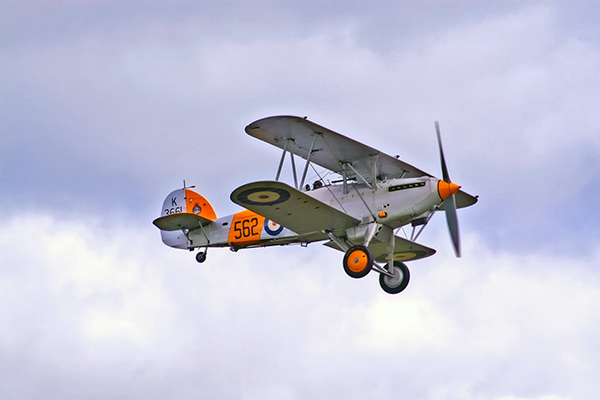
#> input picture ch_1/figure/fig/airplane.bmp, 600 x 400 px; the run also reads 1 picture not shown here
$ jupyter execute --allow-errors '0426_배경에 합성하기, 마스크 만들기, alpha 이미지.ipynb'
#> lines starting #> are read from the running program, lines starting #| are printed output that depends on the picture; after the words box and inside, x2 and y2 are one past the last pixel; in counts of white or black regions, pixels touching at a corner belong together
[cell 1]
import numpy as np
import cv2
import sys
import os
import glob

import matplotlib.pyplot as plt

[cell 2]
src = cv2.imread('../ch_1/figure/fig/airplane.bmp')
#> src is the input picture: shape (400, 600, 3); mean B, G, R 217.1, 197.6, 196.8
mask = cv2.imread('../ch_1/figure/fig/mask_plane.bmp')
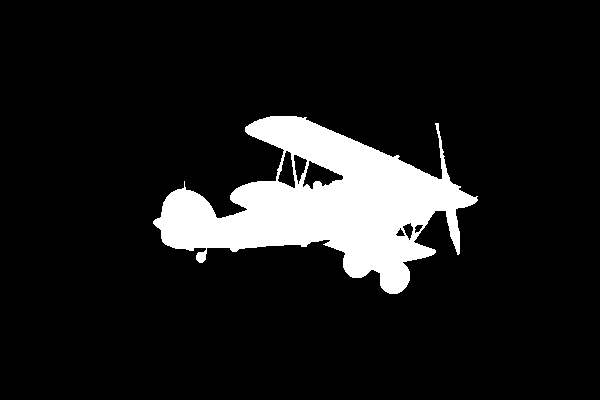
#> input picture ch_1/figure/fig/mask_plane.bmp, 600 x 400 px
#> mask is the input picture: shape (400, 600, 3); 10.8% white; 1 white region, box (x1, y1, x2, y2) and area: (153, 116, 478, 294) 25896
dst = cv2.imread('../ch_1/figure/fig/field.bmp')
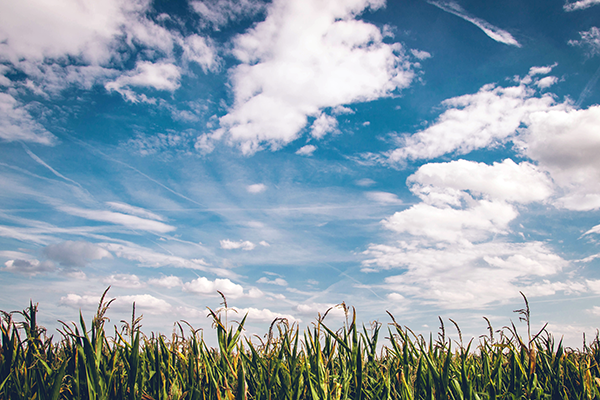
#> input picture ch_1/figure/fig/field.bmp, 600 x 400 px
#> dst is the input picture: shape (400, 600, 3); mean B, G, R 173.2, 160.3, 141.8

if src is None or mask is None or dst is None:
    print('failed')
    sys.exit()

cv2.copyTo(src, mask, dst)                        # 비행기 사진이 배경 사진으로 옮겨짐
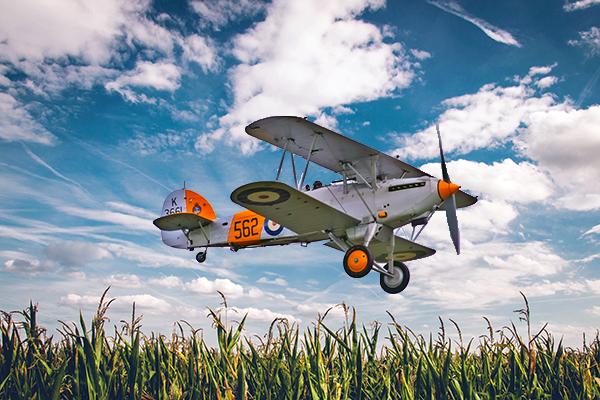
#> dst: shape (400, 600, 3); 10.79% of pixels changed, all inside (x1, y1, x2, y2) = (153, 116, 478, 294)
        #  소스영상, 마스크, input                # copyTo는 모든 사진의 크기가 같아야한다.

dst1 = cv2.copyTo(src, mask)
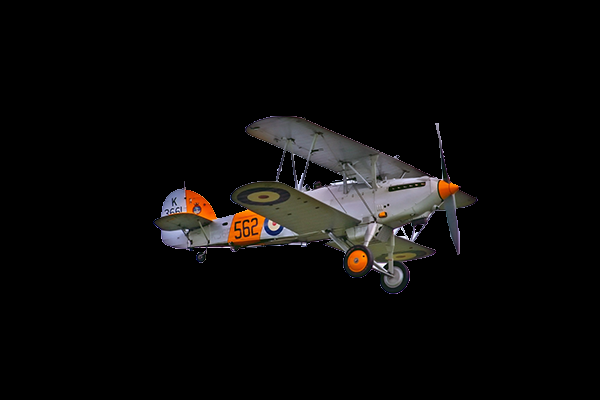
#> dst1: shape (400, 600, 3); mean B, G, R 9.5, 10.2, 11.3

cv2.imshow('src', src)
cv2.imshow('mask', mask)
cv2.imshow('dst', dst)
cv2.imshow('dst1', dst1)

cv2.waitKey()
cv2.destroyAllWindows()

[cell 3]
## 마스크 만들어서 합성

src = cv2.imread('../ch_1/figure/fig/cow.png')
dst = cv2.imread('../ch_1/figure/fig/green.png')

#> (the rest of this cell did not finish here and is left out)

[cell 4]
## 배경(사이즈가 큼)에 소(작은 사이즈를 그대로) 합성하기

src = cv2.imread('../ch_1/figure/fig/cow.png')
dst = cv2.imread('../ch_1/figure/fig/green.png')

#> (the rest of this cell did not finish here and is left out)

[cell 5]
## 알파채널을 이용한 마스크

src = cv2.imread('../ch_1/figure/fig/puppy.bmp')
sunglass_4 = cv2.imread('../ch_1/figure/fig/imgbin_sunglasses_1.png',
                     cv2.IMREAD_UNCHANGED)                           # sunglass에는 alpha 채널이 있음. IMREAD_UNCHANGED : 알파채널

# print(src.shape)
# print(sunglass.shape)

sunglass_4 = cv2.resize(sunglass_4, (300, 150))
#> sunglass_4: shape (150, 300, 4)

sunglass = sunglass_4[:, :, 0:3]                      # 영상
#> sunglass: shape (150, 300, 3); every value is 0

mask = sunglass_4[:, :, -1]                           # 마스크
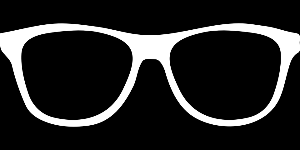
#> mask: shape (150, 300); min 0, max 255, mean 37.9

h, w = mask.shape[:2]
#> h = 150; w = 300

#> (the rest of this cell did not finish here and is left out)
